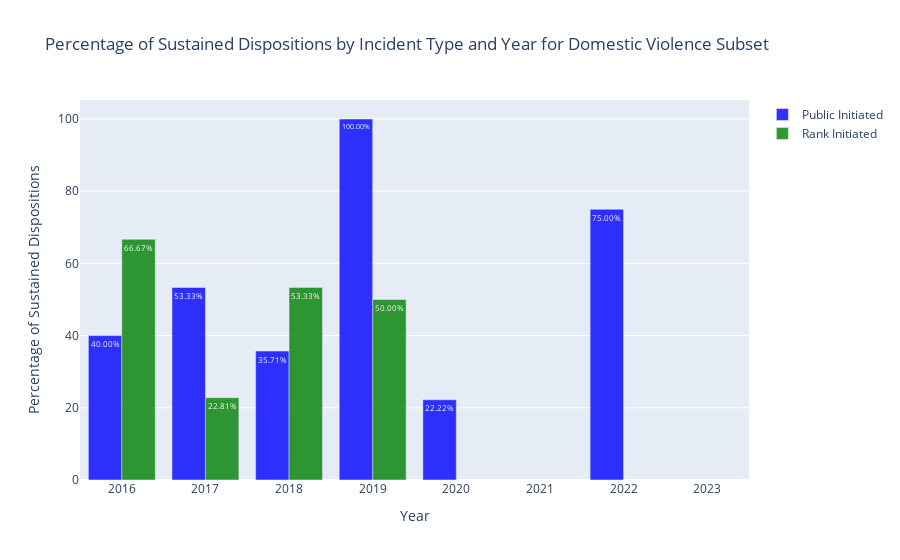

Write notebook code for a chart like this one.
### Code cell
# Calculate the percentage of "sustained" dispositions for each year and incident type
public_initiated_pct_dv = (gov_tbl_domestic_violence[(gov_tbl_domestic_violence.incident_type == "public initiated") & (gov_tbl.disposition == "sustained")].groupby("year").size() / 
                        gov_tbl_domestic_violence[gov_tbl_domestic_violence.incident_type == "public initiated"].groupby("year").size()) * 100

rank_initiated_pct_dv = (gov_tbl_domestic_violence[(gov_tbl_domestic_violence.incident_type == "rank initiated") & (gov_tbl.disposition == "sustained")].groupby("year").size() / 
                      gov_tbl_domestic_violence[gov_tbl_domestic_violence.incident_type == "rank initiated"].groupby("year").size()) * 100

# Create the traces for the bar chart
trace1 = go.Bar(
    x=public_initiated_pct_dv.index,
    y=public_initiated_pct_dv,
    name='Public Initiated',
    marker_color='blue',
    opacity=0.8,
    text=[f"{pct:.2f}%" for pct in public_initiated_pct_dv],
    textposition='auto',
    textangle=0
)

trace2 = go.Bar(
    x=rank_initiated_pct_dv.index,
    y=rank_initiated_pct_dv,
    name='Rank Initiated',
    marker_color='green',
    opacity=0.8,
    text=[f"{pct:.2f}%" for pct in rank_initiated_pct_dv],
    textposition='auto',
    textangle=0
)

# Create the layout for the chart
layout = go.Layout(
    title='Percentage of Sustained Dispositions by Incident Type and Year for Domestic Violence Subset',
    xaxis=dict(title='Year', tickangle=0),
    yaxis=dict(title='Percentage of Sustained Dispositions'),
    barmode='group'
)

# Create the figure and display the chart
fig = go.Figure(data=[trace1, trace2], layout=layout)
fig.show()

### Figure 1 — Plotly figure (JSON) as saved in the notebook; plotly's stock layout.template omitted (floating-point values rounded to 4 significant figures)
{"data": [{"marker": {"color": "blue"}, "name": "Public Initiated", "opacity": 0.8, "text": ["40.00%", "53.33%", "35.71%", "100.00%", "22.22%", "nan%", "75.00%", "nan%"], "textangle": 0, "textposition": "auto", "type": "bar", "x": ["2016", "2017", "2018", "2019", "2020", "2021", "2022", "2023"], "y": [40, 53.33, 35.71, 100, 22.22, null, 75, null]}, {"marker": {"color": "green"}, "name": "Rank Initiated", "opacity": 0.8, "text": ["66.67%", "22.81%", "53.33%", "50.00%", "nan%", "nan%", "nan%", "nan%"], "textangle": 0, "textposition": "auto", "type": "bar", "x": ["2016", "2017", "2018", "2019", "2020", "2021", "2022", "2023"], "y": [66.67, 22.81, 53.33, 50, null, null, null, null]}], "layout": {"barmode": "group", "title": {"text": "Percentage of Sustained Dispositions by Incident Type and Year for Domestic Violence Subset"}, "xaxis": {"tickangle": 0, "title": {"text": "Year"}}, "yaxis": {"title": {"text": "Percentage of Sustained Dispositions"}}}}
